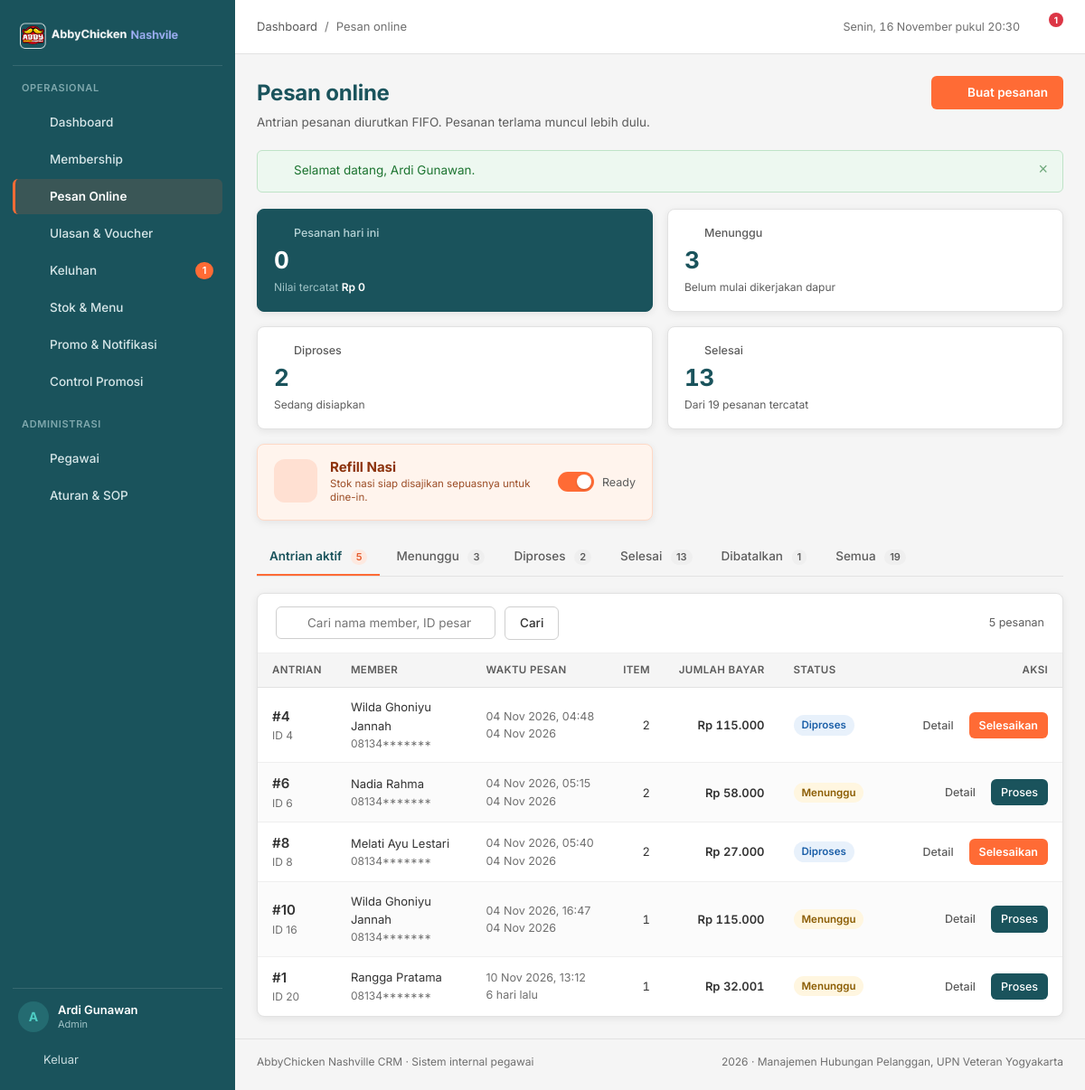
The page /pages/orders/index.php (signed in) on the database its author committed.
### tables this page shows
CREATE TABLE `pemesanan` (
  `pemesanan_id` int(11) NOT NULL AUTO_INCREMENT,
  `member_id` int(11) NOT NULL,
  `voucher_id` int(11) DEFAULT NULL,
  `nomor_antrian` int(11) NOT NULL,
  `total_diskon` decimal(10,2) NOT NULL DEFAULT 0.00,
  `jumlah_bayar` decimal(10,2) NOT NULL,
  `status_pesanan` enum('menunggu','diproses','selesai','dibatalkan') NOT NULL DEFAULT 'menunggu',
  `waktu_pemesanan` timestamp NOT NULL DEFAULT current_timestamp(),
  PRIMARY KEY (`pemesanan_id`),
  KEY `idx_pemesanan_member` (`member_id`),
  KEY `idx_pemesanan_status` (`status_pesanan`),
  KEY `idx_pemesanan_waktu` (`waktu_pemesanan`),
  KEY `fk_pemesanan_voucher` (`voucher_id`),
  CONSTRAINT `fk_pemesanan_member` FOREIGN KEY (`member_id`) REFERENCES `member` (`member_id`) ON DELETE CASCADE,
  CONSTRAINT `fk_pemesanan_voucher` FOREIGN KEY (`voucher_id`) REFERENCES `voucher` (`voucher_id`) ON DELETE SET NULL
);

CREATE TABLE `member` (
  `member_id` int(11) NOT NULL AUTO_INCREMENT,
  `email` varchar(100) NOT NULL,
  `password` varchar(255) NOT NULL DEFAULT '123456',
  `no_telp` varchar(15) NOT NULL,
  `tgl_join` date NOT NULL,
  `name` varchar(100) NOT NULL,
  `total_poin` int(11) NOT NULL DEFAULT 0,
  `member_status` enum('aktif','nonaktif') NOT NULL DEFAULT 'aktif',
  PRIMARY KEY (`member_id`),
  UNIQUE KEY `uq_member_email` (`email`),
  KEY `idx_member_nama` (`name`),
  KEY `idx_member_status` (`member_status`)
);

### pages/orders/index.php (the view, shortened to what this page needs)
<?php
require_once __DIR__ . '/../../config/database.php';
$status = $_GET['status'] ?? 'aktif';
$cari = trim($_GET['q'] ?? '');
$sql = "SELECT p.*, m.name AS nama_member, m.no_telp,
        (SELECT COUNT(*) FROM detail_pesanan d WHERE d.pemesanan_id = p.pemesanan_id) AS jml_item
    FROM pemesanan p
    JOIN member m ON m.member_id = p.member_id
    WHERE 1=1";
$params = [];
$types  = '';
if ($status === 'aktif') {
    $sql .= " AND p.status_pesanan IN ('menunggu','diproses')";
} elseif ($status !== 'semua') {
    $sql .= ' AND p.status_pesanan = ?';
    $params[] = $status;
    $types .= 's';
}
$sql .= ' ORDER BY p.waktu_pemesanan ASC';
$stmt = mysqli_prepare($conn, $sql);
mysqli_stmt_execute($stmt);
$pesanan = mysqli_stmt_get_result($stmt);
$hitung = mysqli_fetch_assoc(mysqli_query($conn, "SELECT
    SUM(status_pesanan = 'menunggu') AS menunggu,
    SUM(status_pesanan = 'diproses') AS diproses,
    SUM(status_pesanan = 'selesai') AS selesai,
    SUM(status_pesanan = 'dibatalkan') AS dibatalkan,
    COUNT(*) AS total FROM pemesanan"));
$hari_ini = mysqli_fetch_assoc(mysqli_query($conn, "SELECT
    COUNT(*) AS jml,
    COALESCE(SUM(CASE WHEN status_pesanan <> 'dibatalkan' THEN jumlah_bayar ELSE 0 END),0) AS total
    FROM pemesanan WHERE DATE(waktu_pemesanan) = CURDATE()"));
$page_actions  = '<a class="btn btn--primary" href="' . e(base_url('pages/orders/buat.php')) . '">' . icon('plus', 16) . ' Buat pesanan</a>';
require_once __DIR__ . '/../../includes/header.php';
?>
<section class="kpi-grid">
  <article class="kpi kpi--accent">
    <p class="kpi__label"><?= icon('order', 15) ?> Pesanan hari ini</p>
    <p class="kpi__value"><?= (int) $hari_ini['jml'] ?></p>
    <p class="kpi__meta">Nilai tercatat <strong><?= e(rupiah($hari_ini['total'])) ?></strong></p>
  </article>
  <article class="kpi">
    <p class="kpi__label"><?= icon('clock', 15) ?> Menunggu</p>
    <p class="kpi__value"><?= (int) $hitung['menunggu'] ?></p>
    <p class="kpi__meta">Belum mulai dikerjakan dapur</p>
  </article>
  <article class="kpi">
    <p class="kpi__label"><?= icon('chart', 15) ?> Diproses</p>
    <p class="kpi__value"><?= (int) $hitung['diproses'] ?></p>
    <p class="kpi__meta">Sedang disiapkan</p>
  </article>
  <article class="kpi">
    <p class="kpi__label"><?= icon('check', 15) ?> Selesai</p>
    <p class="kpi__value"><?= (int) $hitung['selesai'] ?></p>
    <p class="kpi__meta">Dari <?= (int) $hitung['total'] ?> pesanan tercatat</p>
  </article>
  <?php require __DIR__ . '/../../includes/refill_card.php'; ?>
</section>
<nav class="tabs" aria-label="Filter status pesanan">
  <?php
  $tab_list = [
      'aktif'      => ['Antrian aktif', (int) $hitung['menunggu'] + (int) $hitung['diproses']],
      'menunggu'   => ['Menunggu', (int) $hitung['menunggu']],
      'diproses'   => ['Diproses', (int) $hitung['diproses']],
      'selesai'    => ['Selesai', (int) $hitung['selesai']],
      'dibatalkan' => ['Dibatalkan', (int) $hitung['dibatalkan']],
      'semua'      => ['Semua', (int) $hitung['total']],
  ];
  foreach ($tab_list as $key => [$label, $jumlah]):
  ?>
    <a class="tab<?= $status === $key ? ' is-active' : '' ?>"
       href="?status=<?= e($key) ?><?= $cari !== '' ? '&q=' . urlencode($cari) : '' ?>">
      <?= e($label) ?> <span class="tab__count"><?= $jumlah ?></span>
    </a>
  <?php endforeach; ?>
</nav>
<article class="card">
  <form class="toolbar" method="get" action="">
    <div class="search">
      <input class="input" type="search" id="q" name="q" value="<?= e($cari) ?>" placeholder="Cari nama member, ID pesanan, atau nomor antrian">
    </div>
    <button class="btn btn--secondary" type="submit">Cari</button>
    <div class="toolbar__right">
      <span class="text-small text-muted"><?= mysqli_num_rows($pesanan) ?> pesanan</span>
    </div>
  </form>
  <div class="table-wrap">
    <?php if (mysqli_num_rows($pesanan) === 0): ?>
      <div class="empty">
        <div class="empty__icon"><?= icon('order', 20) ?></div>
        <h3><?= $status === 'aktif' ? 'Antrian sedang kosong' : 'Tidak ada pesanan pada filter ini' ?></h3>
        <p><?= $cari !== '' ? 'Tidak ada pesanan yang cocok dengan "' . e($cari) . '".' : ($status === 'aktif' ? 'Semua pesanan sudah diselesaikan atau dibatalkan. Pesanan baru dari member akan tampil di sini.' : 'Coba pilih tab status lain untuk melihat riwayat pesanan.') ?></p>
        <?php if ($status === 'aktif' && $cari === ''): ?>
          <a class="btn btn--primary" href="<?= e(base_url('pages/orders/buat.php')) ?>">Buat pesanan</a>
        <?php endif; ?>
      </div>
    <?php else: ?>
      <table class="table">
        <thead>
          <tr>
            <th>Antrian</th>
            <th>Member</th>
            <th>Waktu pesan</th>
            <th class="num">Item</th>
            <th class="num">Jumlah bayar</th>
            <th>Status</th>
            <th class="col-actions">Aksi</th>
          </tr>
        </thead>
        <tbody>
          <?php while ($p = mysqli_fetch_assoc($pesanan)): ?>
            <tr>
              <td>
                <div class="cell-stack">
                  <span class="strong" style="font-size:15px">#<?= (int) $p['nomor_antrian'] ?></span>
                  <small>ID <?= (int) $p['pemesanan_id'] ?></small>
                </div>
              </td>
              <td>
                <div class="cell-stack">
                  <span><?= e($p['nama_member']) ?></span>
                  <small><?= e(tampil_telepon($p['no_telp'])) ?></small>
                </div>
              </td>
              <td class="muted nowrap">
                <?= e(tanggal_id($p['waktu_pemesanan'], true)) ?>
                <div class="text-small"><?= e(waktu_lalu($p['waktu_pemesanan'])) ?></div>
              </td>
              <td class="num"><?= (int) $p['jml_item'] ?></td>
              <td class="num strong"><?= e(rupiah($p['jumlah_bayar'])) ?></td>
              <td><?= badge_pesanan($p['status_pesanan']) ?></td>
              <td class="col-actions">
                <span class="btn-group">
                  <a class="btn btn--ghost btn--sm" href="<?= e(base_url('pages/orders/detail.php?id=' . (int) $p['pemesanan_id'])) ?>"><?= icon('eye', 15) ?> Detail</a>
                  <?php if ($p['status_pesanan'] === 'menunggu'): ?>
                    <form class="inline-form" method="post" action="<?= e(base_url('pages/orders/proses.php')) ?>">
                      <button class="btn btn--teal btn--sm" type="submit">Proses</button>
                    </form>
                  <?php elseif ($p['status_pesanan'] === 'diproses'): ?>
                    <form class="inline-form" method="post" action="<?= e(base_url('pages/orders/proses.php')) ?>">
                      <button class="btn btn--primary btn--sm" type="submit">Selesaikan</button>
                    </form>
                  <?php endif; ?>
                </span>
              </td>
            </tr>
          <?php endwhile; ?>
        </tbody>
      </table>
    <?php endif; ?>
  </div>
</article>
<?php require_once __DIR__ . '/../../includes/footer.php'; ?>

### includes/functions.php (shortened to what this page needs)
<?php
function e($value)
{
    return htmlspecialchars((string) $value, ENT_QUOTES, 'UTF-8');
}
function rupiah($angka)
{
    return 'Rp ' . number_format((float) $angka, 0, ',', '.');
}
function tanggal_id($datetime, $dengan_jam = false)
{
    $bulan = [1 => 'Jan', 'Feb', 'Mar', 'Apr', 'Mei', 'Jun', 'Jul', 'Agu', 'Sep', 'Okt', 'Nov', 'Des'];
    $ts = strtotime($datetime);
    $teks = date('d', $ts) . ' ' . $bulan[(int) date('n', $ts)] . ' ' . date('Y', $ts);
    if ($dengan_jam) {
        $teks .= ', ' . date('H:i', $ts);
    }
    return $teks;
}
function waktu_lalu($datetime)
{
    $selisih = time() - strtotime($datetime);
    if ($selisih < 604800) {
        return floor($selisih / 86400) . ' hari lalu';
    }
    return tanggal_id($datetime);
}
function badge_pesanan($status)
{
    $peta = [
        'menunggu'   => ['Menunggu', 'badge--warning'],
        'diproses'   => ['Diproses', 'badge--info'],
        'selesai'    => ['Selesai', 'badge--success'],
        'dibatalkan' => ['Dibatalkan', 'badge--danger'],
    ];
    [$label, $kelas] = $peta[$status] ?? [ucfirst((string) $status), 'badge--neutral'];
    return '<span class="badge ' . $kelas . '">' . e($label) . '</span>';
}
function icon($nama, $ukuran = 18)
{
    $isi = $path[$nama] ?? $path['dashboard'];
    return '<svg class="icon" width="' . (int) $ukuran . '" height="' . (int) $ukuran . '" viewBox="0 0 24 24" fill="none" '
        . 'stroke="currentColor" stroke-width="1.6" stroke-linecap="round" stroke-linejoin="round" aria-hidden="true">'
        . $isi . '</svg>';
}
function base_url($path = '')
{
    $root = rtrim(str_replace('\\', '/', dirname($_SERVER['SCRIPT_NAME'] ?? '/')), '/');
    if (preg_match('#^(.*?)/(?:pages|api)(?:/.*)?$#', $root, $m)) {
        $root = $m[1];
    }
    return $root . '/' . ltrim($path, '/');
}
function get_setting($key, $default = '')
{
    global $conn;
    $stmt = mysqli_prepare($conn, 'SELECT setting_val FROM pengaturan WHERE setting_key = ? LIMIT 1');
    mysqli_stmt_bind_param($stmt, 's', $key);
    mysqli_stmt_execute($stmt);
    $row = mysqli_fetch_assoc(mysqli_stmt_get_result($stmt));
    return $row['setting_val'] ?? $default;
}
function get_refill_nasi_info()
{
    $status    = get_setting('refill_nasi', 'ready');
    $timer_end = get_setting('refill_nasi_timer', '');
    $now       = time();
    $timer_ts  = (!empty($timer_end)) ? strtotime($timer_end) : 0;
    $is_ready     = ($status === 'ready' || $status === 'tersedia');
    $seconds_left = ($timer_ts > $now && !$is_ready) ? ($timer_ts - $now) : 0;
    $has_timer    = ($seconds_left > 0 && !$is_ready);
    return [
        'status'       => $status,
        'is_ready'     => $is_ready,
        'timer_end'    => $timer_end,
        'timer_ts'     => $timer_ts,
        'seconds_left' => $seconds_left,
        'has_timer'    => $has_timer,
    ];
}
function sensor_telepon($telepon, $tampil_awal = 5)
{
    $tel = trim((string) $telepon);
    $panjang     = mb_strlen($tel);
    $tampil_awal = max(0, (int) $tampil_awal);
    return mb_substr($tel, 0, $tampil_awal) . str_repeat('*', $panjang - $tampil_awal);
}
function tampil_telepon($telepon, $role = null)
{
    $tel = trim((string) $telepon);
    $role_aktif = $role !== null ? (string) $role : (string) ($_SESSION['role'] ?? '');
    return sensor_telepon($tel, 5);
}

### rows shown on the page
pemesanan: nomor_antrian "4", pemesanan_id "4", member.name "Wilda Ghoniyu Jannah", member.no_telp "08134*******", waktu_pemesanan "04 Nov 2026, 04:48", waktu_pemesanan "04 Nov 2026", jml_item "2", jumlah_bayar "Rp 115.000", label "Diproses", $ukuran 15 (drawn)
pemesanan: nomor_antrian "6", pemesanan_id "6", member.name "Nadia Rahma", member.no_telp "08134*******", waktu_pemesanan "04 Nov 2026, 05:15", waktu_pemesanan "04 Nov 2026", jml_item "2", jumlah_bayar "Rp 58.000", label "Menunggu", $ukuran 15 (drawn)
pemesanan: nomor_antrian "8", pemesanan_id "8", member.name "Melati Ayu Lestari", member.no_telp "08134*******", waktu_pemesanan "04 Nov 2026, 05:40", waktu_pemesanan "04 Nov 2026", jml_item "2", jumlah_bayar "Rp 27.000", label "Diproses", $ukuran 15 (drawn)
pemesanan: nomor_antrian "10", pemesanan_id "16", member.name "Wilda Ghoniyu Jannah", member.no_telp "08134*******", waktu_pemesanan "04 Nov 2026, 16:47", waktu_pemesanan "04 Nov 2026", jml_item "1", jumlah_bayar "Rp 115.000", label "Menunggu", $ukuran 15 (drawn)
pemesanan: nomor_antrian "1", pemesanan_id "20", member.name "Rangga Pratama", member.no_telp "08134*******", waktu_pemesanan "10 Nov 2026, 13:12", waktu_pemesanan "6 hari lalu", jml_item "1", jumlah_bayar "Rp 32.001", label "Menunggu", $ukuran 15 (drawn)

### other values the page prints
$item['label'] "Dashboard"
$item['label'] "Membership"
$item['label'] "Pesan Online"
$item['label'] "Ulasan & Voucher"
$item['label'] "Keluhan"
$tiket_terbuka "1"
$item['label'] "Stok & Menu"
$item['label'] "Promo & Notifikasi"
$item['label'] "Control Promosi"
$item['label'] "Pegawai"
$item['label'] "Aturan & SOP"
mb_substr($nama_pegawai, 0, 1) "A"
$nama_pegawai "Ardi Gunawan"
$role_pegawai "Admin"
$page_title "Pesan online"
